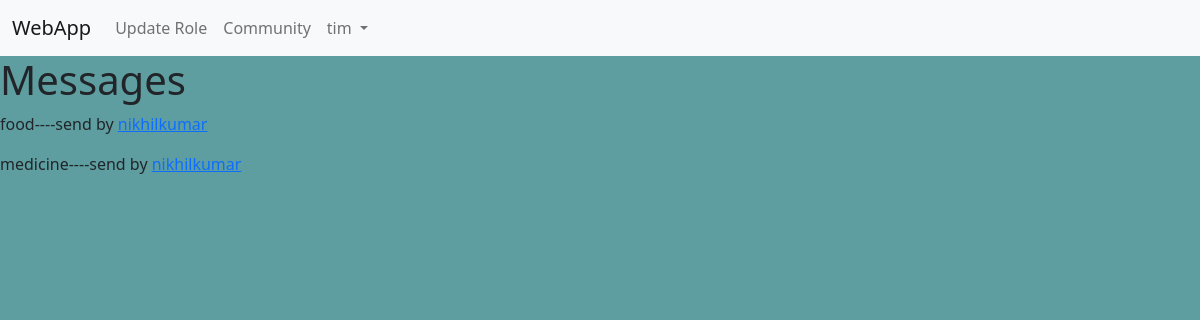
Page / (signed in) on the committed database.
### pictures/models.py (models this page shows)
class Message(models.Model):
    post=models.CharField(max_length=200)
    created_by = models.ForeignKey(User,null=True,on_delete=models.CASCADE, related_name='x')
    recieved_by = models.ForeignKey(User,null=True,on_delete=models.CASCADE, related_name='y')
    def __str__(self):
        return self.post

### pictures/views.py (the view)
# urls.py: 2. Add a URL to urlpatterns:  path('', views.home, name='home')
def home(request):
    if request.user.is_authenticated:
        people=Person.objects.all()
        messages=Message.objects.filter(recieved_by=request.user)
        return render(request,'home.html',{'messages':messages})
    else:
        return redirect('/login')

### templates/home.html
{% extends 'base.html'%}
{%block content%}
    <h1>Messages</h1>
    {%for m in messages%}
    <p>{{m}}----send by <a href="/user/{{m.id}}">{{m.created_by}}</a></p>
    {%endfor%}
    {%endblock content%}

### templates/base.html (shortened to what this page needs)
<!DOCTYPE html>
{% load static %}
<html lang="en">
<head>
    <link href="https://cdn.jsdelivr.net/npm/bootstrap@5.2.2/dist/css/bootstrap.min.css" rel="stylesheet">
    <link rel="stylesheet" href="{% static 'styles/style.css'%}" >
</head>
<body>
    <nav class="navbar navbar-expand-lg bg-light">
        <div class="container-fluid">
          <a class="navbar-brand" href="/">WebApp</a>
          <div class="collapse navbar-collapse" id="navbarSupportedContent">
            <ul class="navbar-nav me-auto mb-2 mb-lg-0">
              <li class="nav-item">
                <a class="nav-link" href="/category/">Update Role</a>
              </li>
              <li class="nav-item">
                <a class="nav-link" href="/donators/">Community</a>
              </li>
              <li class="nav-item dropdown">
                <a class="nav-link dropdown-toggle" href="#" role="button" data-bs-toggle="dropdown" aria-expanded="false">
                    {%if request.user.is_authenticated%}
                    {{request.user.username}}
                    {%else%}
                    Sign In
                    {%endif%}
                </a>
              </li>
            </ul>
          </div>
        </div>
      </nav>
{%block content%}
{%endblock content%}
</body>
</html>

### static/styles/style.css (style rules this page uses)
body { background-color: cadetblue; }
html, body { height: 100%; margin: 0; padding: 0; }

### rows in the picture
Message: post "food", created_by "nikhilkumar"
Message: post "medicine", created_by "nikhilkumar"

### other values in the picture
{{ request.user.username }} "tim"
